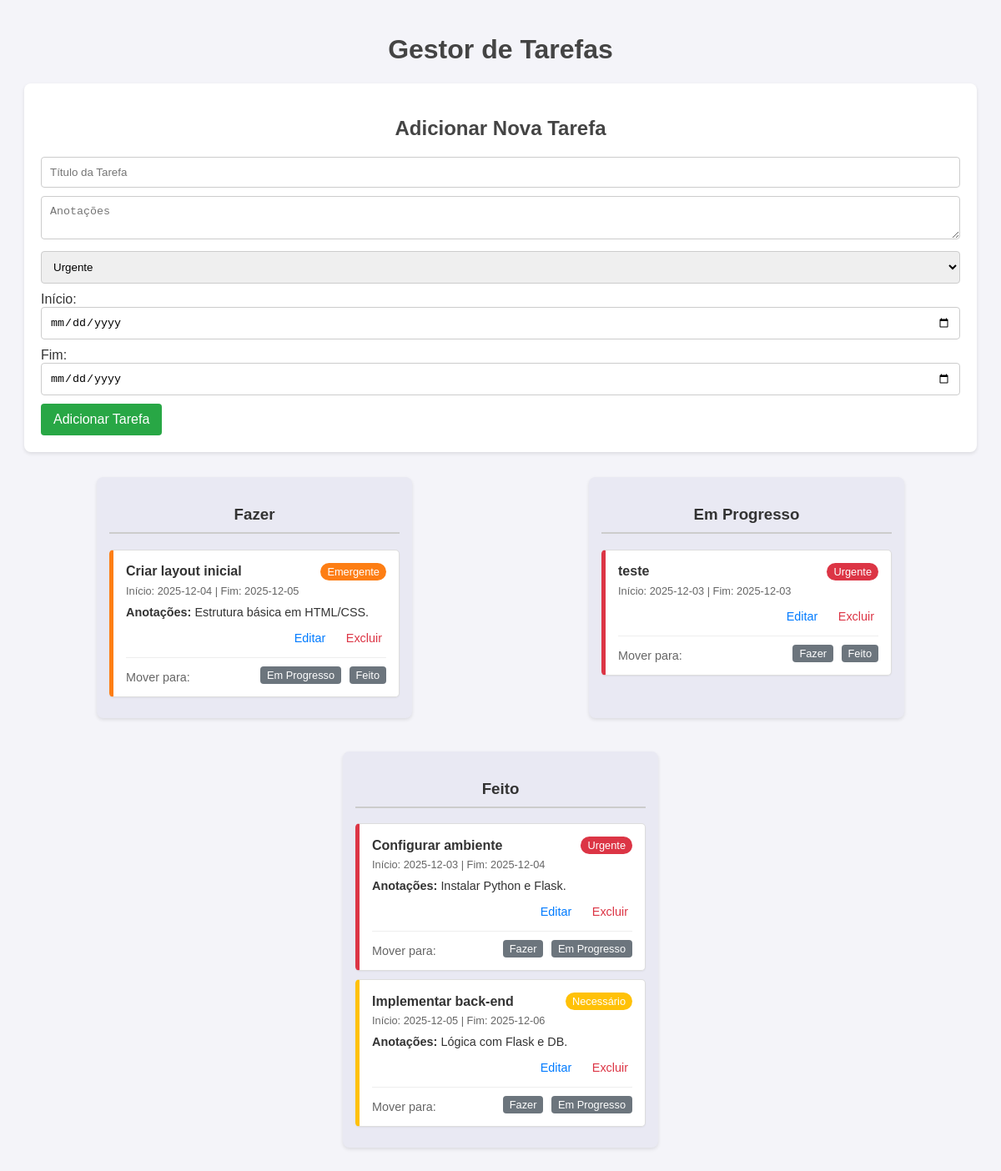
The page / on the database its author committed.
### tables this page shows
CREATE TABLE tasks (
                id INTEGER PRIMARY KEY AUTOINCREMENT,
                title TEXT NOT NULL,
                column TEXT NOT NULL,
                priority TEXT NOT NULL,
                start_date TEXT,
                end_date TEXT,
                notes TEXT
            );

### gestaotarefa.py (the view)
@app.route('/')
def index():
    conn = get_db_connection()
    all_tasks = conn.execute('SELECT * FROM tasks').fetchall()
    conn.close()
    tasks_by_column = {col: [] for col in columns}
    for task in all_tasks:
        task_dict = dict(task)
        if task_dict['column'] in tasks_by_column:
            tasks_by_column[task_dict['column']].append(task_dict)
    if "Fazer" in tasks_by_column:
        priority_map = {priority: index for index, priority in enumerate(priorities)}
        tasks_by_column["Fazer"].sort(key=lambda t: priority_map.get(t['priority'], 999))
    return render_template('index.html', tasks_by_column=tasks_by_column, columns=columns, priorities=priorities)

### gestaotarefa.py (called while the page is built)
def get_db_connection():
    conn = sqlite3.connect(DATABASE)
    conn.row_factory = sqlite3.Row
    return conn

### templates/index.html (shortened to what this page needs)
<!DOCTYPE html>
<html lang="pt-br">
<head>
</head>
<body>
    <h1>Gestor de Tarefas</h1>
    <div class="add-task-form">
        <h2>Adicionar Nova Tarefa</h2>
        <form action="{{ url_for('add_task') }}" method="post">
            <input type="text" name="title" placeholder="Título da Tarefa" required>
            <textarea name="notes" placeholder="Anotações"></textarea>
            <select name="priority">
                {% for p in priorities %}
                <option value="{{ p }}">{{ p.capitalize() }}</option>
                {% endfor %}
            </select>
            <label for="start_date">Início:</label>
            <input type="date" id="start_date" name="start_date">
            <label for="end_date">Fim:</label>
            <input type="date" id="end_date" name="end_date">
            <button type="submit">Adicionar Tarefa</button>
        </form>
    </div>
    <div class="container">
        {% for column in columns %}
        <div class="column">
            <h3>{{ column }}</h3>
            {% for task in tasks_by_column[column] %}
            <div class="task priority-{{ task.priority }}">
                <div class="task-header">
                    <span class="task-title">{{ task.title }}</span>
                    <span class="priority-label label-{{ task.priority }}">{{ task.priority }}</span>
                </div>
                <div class="task-dates">
                    Início: {{ task.start_date or 'N/D' }} | Fim: {{ task.end_date or 'N/D' }}
                </div>
                {% if task.notes %}
                <div class="task-notes">
                    <strong>Anotações:</strong> {{ task.notes }}
                </div>
                {% endif %}
                <div class="task-actions">
                    <a href="{{ url_for('edit_task', task_id=task.id) }}">Editar</a>
                    <form class="delete-form" action="{{ url_for('delete_task', task_id=task.id) }}" method="post" style="display:inline;">
                        <button type="button" class="delete-btn">Excluir</button>
                    </form>
                </div>
                <div class="task-move-actions">
                    <span style="font-size: 0.9em; color: #666; float: left; padding-top: 5px;">Mover para:</span>
                    {% for target_column in columns %}
                        {% if target_column != task.column %}
                            <form action="{{ url_for('move_task', task_id=task.id, new_column=target_column) }}" method="post" style="display:inline;">
                                <button type="submit">{{ target_column }}</button>
                            </form>
                        {% endif %}
                    {% endfor %}
                </div>
            </div>
            {% else %}
            <p style="text-align:center; color: #777;">Nenhuma tarefa aqui.</p>
            {% endfor %}
        </div>
        {% endfor %}
    </div>
</body>
</html>

### templates/index.html (style rules this page uses)
body { font-family: sans-serif; background-color: #f4f4f9; color: #333; margin: 0; padding: 20px; }
h1, h2 { text-align: center; color: #444; }
.container { display: flex; justify-content: space-around; gap: 20px; flex-wrap: wrap; }
.column { background-color: #e9e9f3; border-radius: 8px; padding: 15px; width: 30%; min-width: 300px; box-shadow: 0 2px 4px rgba(0,0,0,0.1); margin-bottom: 20px; }
.column h3 { border-bottom: 2px solid #ccc; padding-bottom: 10px; text-align: center; }
.task { background-color: #fff; border: 1px solid #ddd; border-left-width: 5px; padding: 15px; margin-bottom: 10px; border-radius: 5px; box-shadow: 0 1px 2px rgba(0,0,0,0.05); }
.task-header { display: flex; justify-content: space-between; align-items: center; }
.task-title { font-weight: bold; }
.task-dates { font-size: 0.8em; color: #666; margin-top: 5px; }
.task-notes { font-size: 0.9em; margin-top: 10px; word-wrap: break-word; }
.task-actions { margin-top: 10px; text-align: right; }
.task-actions a, .task-actions button { text-decoration: none; color: #007bff; background: none; border: none; cursor: pointer; font-size: 0.9em; margin-left: 10px; padding: 5px; }
.task-actions button { color: #dc3545; }
.task-move-actions { margin-top: 10px; padding-top: 10px; border-top: 1px solid #eee; text-align: right; }
.task-move-actions form { margin-left: 5px; }
.task-move-actions button { background-color: #6c757d; color: white; border: none; padding: 3px 8px; border-radius: 4px; cursor: pointer; font-size: 0.8em; }
.add-task-form { background-color: #fff; padding: 20px; border-radius: 8px; margin-bottom: 30px; box-shadow: 0 2px 4px rgba(0,0,0,0.1); max-width: 95%; margin-left: auto; margin-right: auto; }
.add-task-form input, .add-task-form select, .add-task-form textarea { width: 100%; padding: 10px; margin-bottom: 10px; border: 1px solid #ccc; border-radius: 4px; box-sizing: border-box; }
.add-task-form button { background-color: #28a745; color: white; padding: 10px 15px; border: none; border-radius: 4px; cursor: pointer; font-size: 1em; }
.priority-urgente { border-left-color: #dc3545; }
.priority-emergente { border-left-color: #fd7e14; }
.priority-necessário { border-left-color: #ffc107; }
.priority-label { padding: 3px 8px; border-radius: 12px; color: white; font-size: 0.8em; text-transform: capitalize; }
.label-urgente { background-color: #dc3545; }
.label-emergente { background-color: #fd7e14; }
.label-necessário { background-color: #ffc107; }

### rows shown on the page
tasks: title "Criar layout inicial", priority "Emergente", start_date "2025-12-04", end_date "2025-12-05", notes "Estrutura básica em HTML/CSS.", columns "Em Progresso" "Feito"
tasks: title "teste", priority "Urgente", start_date "2025-12-03", end_date "2025-12-03", columns "Fazer" "Feito"
tasks: title "Configurar ambiente", priority "Urgente", start_date "2025-12-03", end_date "2025-12-04", notes "Instalar Python e Flask.", columns "Fazer" "Em Progresso"
tasks: title "Implementar back-end", priority "Necessário", start_date "2025-12-05", end_date "2025-12-06", notes "Lógica com Flask e DB.", columns "Fazer" "Em Progresso"

### other values the page prints
{{ column }} "Fazer" "Em Progresso" "Feito"
form field priority "Urgente"
